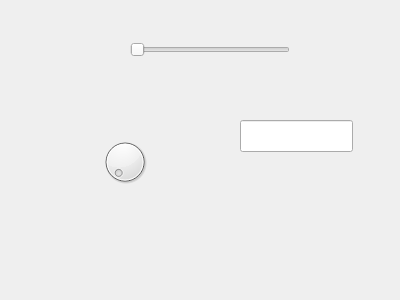
<?xml version="1.0" encoding="UTF-8"?>
<ui version="4.0">
 <class>Form</class>
 <widget class="QWidget" name="Form">
  <property name="geometry">
   <rect>
    <x>0</x>
    <y>0</y>
    <width>400</width>
    <height>300</height>
   </rect>
  </property>
  <property name="windowTitle">
   <string>Form</string>
  </property>
  <widget class="QDial" name="dial">
   <property name="geometry">
    <rect>
     <x>100</x>
     <y>130</y>
     <width>50</width>
     <height>64</height>
    </rect>
   </property>
  </widget>
  <widget class="QSlider" name="horizontalSlider">
   <property name="geometry">
    <rect>
     <x>130</x>
     <y>40</y>
     <width>160</width>
     <height>20</height>
    </rect>
   </property>
   <property name="orientation">
    <enum>Qt::Horizontal</enum>
   </property>
  </widget>
  <widget class="QLineEdit" name="lineEdit">
   <property name="geometry">
    <rect>
     <x>240</x>
     <y>120</y>
     <width>113</width>
     <height>32</height>
    </rect>
   </property>
  </widget>
 </widget>
 <resources/>
 <connections/>
</ui>
